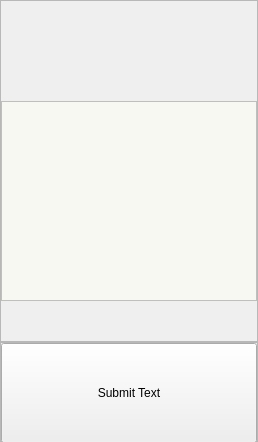
         <widget class="QWidget" name="ocrPage">
          <layout class="QVBoxLayout" name="verticalLayout_24">
           <property name="spacing">
            <number>0</number>
           </property>
           <property name="leftMargin">
            <number>0</number>
           </property>
           <property name="topMargin">
            <number>0</number>
           </property>
           <property name="rightMargin">
            <number>0</number>
           </property>
           <property name="bottomMargin">
            <number>0</number>
           </property>
           <item>
            <widget class="QFrame" name="mainOCRFrame">
             <property name="frameShape">
              <enum>QFrame::Shape::StyledPanel</enum>
             </property>
             <property name="frameShadow">
              <enum>QFrame::Shadow::Raised</enum>
             </property>
             <layout class="QVBoxLayout" name="verticalLayout_25">
              <property name="spacing">
               <number>0</number>
              </property>
              <property name="leftMargin">
               <number>0</number>
              </property>
              <property name="topMargin">
               <number>0</number>
              </property>
              <property name="rightMargin">
               <number>0</number>
              </property>
              <property name="bottomMargin">
               <number>0</number>
              </property>
              <item>
               <widget class="QLabel" name="ocrResults">
                <property name="minimumSize">
                 <size>
                  <width>0</width>
                  <height>100</height>
                 </size>
                </property>
                <property name="maximumSize">
                 <size>
                  <width>16777215</width>
                  <height>100</height>
                 </size>
                </property>
                <property name="font">
                 <font>
                  <pointsize>12</pointsize>
                  <bold>true</bold>
                 </font>
                </property>
                <property name="text">
                 <string/>
                </property>
                <property name="alignment">
                 <set>Qt::AlignmentFlag::AlignLeading|Qt::AlignmentFlag::AlignLeft|Qt::AlignmentFlag::AlignVCenter</set>
                </property>
               </widget>
              </item>
              <item>
               <widget class="QTextEdit" name="ocrTextbox">
                <property name="minimumSize">
                 <size>
                  <width>0</width>
                  <height>200</height>
                 </size>
                </property>
                <property name="maximumSize">
                 <size>
                  <width>16777215</width>
                  <height>200</height>
                 </size>
                </property>
                <property name="font">
                 <font>
                  <pointsize>16</pointsize>
                 </font>
                </property>
                <property name="styleSheet">
                 <string notr="true">background-color: rgb(248, 248, 242);</string>
                </property>
               </widget>
              </item>
              <item>
               <spacer name="verticalSpacer_3">
                <property name="orientation">
                 <enum>Qt::Orientation::Vertical</enum>
                </property>
                <property name="sizeHint" stdset="0">
                 <size>
                  <width>20</width>
                  <height>40</height>
                 </size>
                </property>
               </spacer>
              </item>
             </layout>
            </widget>
           </item>
           <item>
            <widget class="QFrame" name="textSubmitFrame">
             <property name="minimumSize">
              <size>
               <width>0</width>
               <height>100</height>
              </size>
             </property>
             <property name="maximumSize">
              <size>
               <width>16777215</width>
               <height>100</height>
              </size>
             </property>
             <property name="frameShape">
              <enum>QFrame::Shape::StyledPanel</enum>
             </property>
             <property name="frameShadow">
              <enum>QFrame::Shadow::Raised</enum>
             </property>
             <layout class="QVBoxLayout" name="verticalLayout_26">
              <property name="spacing">
               <number>0</number>
              </property>
              <property name="leftMargin">
               <number>0</number>
              </property>
              <property name="topMargin">
               <number>0</number>
              </property>
              <property name="rightMargin">
               <number>0</number>
              </property>
              <property name="bottomMargin">
               <number>0</number>
              </property>
              <item>
               <widget class="QPushButton" name="ocrTextSubmitButton">
                <property name="minimumSize">
                 <size>
                  <width>0</width>
                  <height>100</height>
                 </size>
                </property>
                <property name="maximumSize">
                 <size>
                  <width>16777215</width>
                  <height>100</height>
                 </size>
                </property>
                <property name="text">
                 <string>Submit Text</string>
                </property>
               </widget>
              </item>
             </layout>
            </widget>
           </item>
          </layout>
         </widget>
